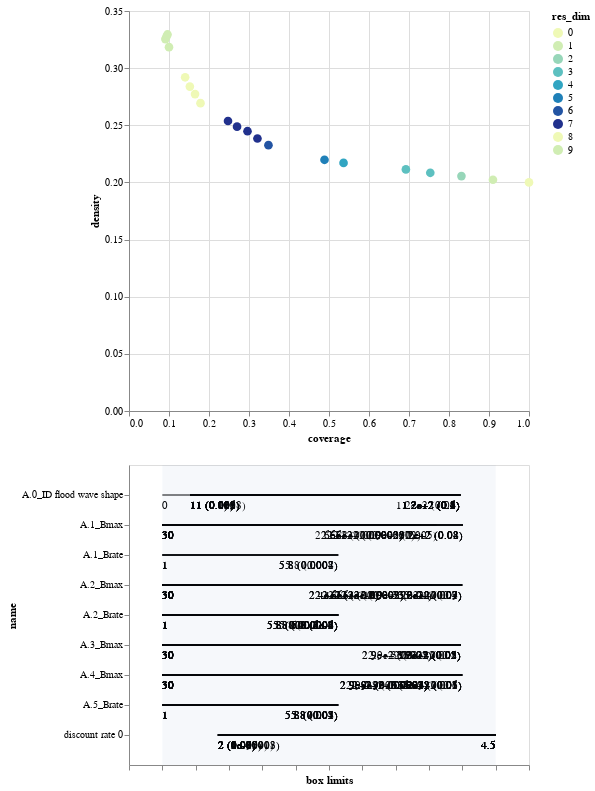

Source (notebook cell):
### Code cell
experiments_no_pfail = experiments.iloc[:,[0,1,2,4,5,7,8,10,11,13,14,16]]

from ema_workbench.analysis import prim
outcomes_interest = outcomes_df['END'] > np.percentile(outcomes_df['END'],80)
outcomes_interest

prim_alg = prim.Prim(experiments_no_pfail, outcomes_interest, threshold=0.3, peel_alpha=0.1)
box1 = prim_alg.find_box()
box1.inspect_tradeoff()

### Figure 1 — Vega-Lite specification as saved in the notebook (floating-point values rounded to 4 significant figures)
{"$schema": "https://vega.github.io/schema/vega-lite/v3.4.0.json", "config": {"mark": {"tooltip": null}, "view": {"height": 300, "width": 400}}, "datasets": {"data-2da73b71cb9e64b07f097d3338e3909c": [{"id": 1, "maximum": 349.8, "minimum": 30.16, "name": "A.4_Bmax", "qp_lower": -1, "qp_upper": 0.1385, "x1": 30.16, "x2": 317.8}, {"id": 2, "maximum": 349.8, "minimum": 30.16, "name": "A.2_Bmax", "qp_lower": -1, "qp_upper": 0.07468, "x1": 30.16, "x2": 317.8}, {"id": 2, "maximum": 349.8, "minimum": 30.16, "name": "A.4_Bmax", "qp_lower": -1, "qp_upper": 0.03103, "x1": 30.16, "x2": 317.8}, {"id": 3, "maximum": 132, "minimum": 0, "name": "A.0_ID flood wave shape", "qp_lower": -1, "qp_upper": 0.1149, "x1": 0, "x2": 118}, {"id": 3, "maximum": 349.8, "minimum": 30.16, "name": "A.2_Bmax", "qp_lower": -1, "qp_upper": 0.06986, "x1": 30.16, "x2": 317.8}, {"id": 3, "maximum": 349.8, "minimum": 30.16, "name": "A.4_Bmax", "qp_lower": -1, "qp_upper": 0.009888, "x1": 30.16, "x2": 317.8}, {"id": 4, "maximum": 132, "minimum": 0, "name": "A.0_ID flood wave shape", "qp_lower": 0.1185, "qp_upper": 0.08382, "x1": 11, "x2": 118}, {"id": 4, "maximum": 349.8, "minimum": 30.16, "name": "A.2_Bmax", "qp_lower": -1, "qp_upper": 0.04203, "x1": 30.16, "x2": 317.8}, {"id": 4, "maximum": 349.8, "minimum": 30.16, "name": "A.4_Bmax", "qp_lower": -1, "qp_upper": 0.00551, "x1": 30.16, "x2": 317.8}, {"id": 5, "maximum": 132, "minimum": 0, "name": "A.0_ID flood wave shape", "qp_lower": 0.1736, "qp_upper": 0.1519, "x1": 11, "x2": 118}, {"id": 5, "maximum": 349.8, "minimum": 30.16, "name": "A.2_Bmax", "qp_lower": -1, "qp_upper": 0.003167, "x1": 30.16, "x2": 317.8}, {"id": 5, "maximum": 349.8, "minimum": 30.16, "name": "A.4_Bmax", "qp_lower": -1, "qp_upper": 0.01261, "x1": 30.16, "x2": 317.8}, {"id": 5, "maximum": 4.5, "minimum": 1.5, "name": "discount rate 0", "qp_lower": 0.02597, "qp_upper": -1, "x1": 2, "x2": 4.5}, {"id": 6, "maximum": 132, "minimum": 0, "name": "A.0_ID flood wave shape", "qp_lower": 0.1326, "qp_upper": 0.4132, "x1": 11, "x2": 118}, {"id": 6, "maximum": 349.8, "minimum": 30.16, "name": "A.2_Bmax", "qp_lower": -1, "qp_upper": 0.007335, "x1": 30.16, "x2": 317.8}, {"id": 6, "maximum": 349.8, "minimum": 30.16, "name": "A.3_Bmax", "qp_lower": -1, "qp_upper": 0.1928, "x1": 30.16, "x2": 316.6}, {"id": 6, "maximum": 349.8, "minimum": 30.16, "name": "A.4_Bmax", "qp_lower": -1, "qp_upper": 0.01349, "x1": 30.16, "x2": 317.8}, {"id": 6, "maximum": 4.5, "minimum": 1.5, "name": "discount rate 0", "qp_lower": 0.0105, "qp_upper": -1, "x1": 2, "x2": 4.5}, {"id": 7, "maximum": 132, "minimum": 0, "name": "A.0_ID flood wave shape", "qp_lower": 0.03349, "qp_upper": 0.4148, "x1": 11, "x2": 118}, {"id": 7, "maximum": 349.8, "minimum": 30.16, "name": "A.2_Bmax", "qp_lower": -1, "qp_upper": 0.09204, "x1": 30.16, "x2": 317.8}, {"id": 7, "maximum": 10, "minimum": 1, "name": "A.2_Brate", "qp_lower": -1, "qp_upper": 0.0003956, "x1": 1, "x2": 5.75}, {"id": 7, "maximum": 349.8, "minimum": 30.16, "name": "A.3_Bmax", "qp_lower": -1, "qp_upper": 0.02453, "x1": 30.16, "x2": 316.6}, {"id": 7, "maximum": 349.8, "minimum": 30.16, "name": "A.4_Bmax", "qp_lower": -1, "qp_upper": 0.02961, "x1": 30.16, "x2": 317.8}, {"id": 7, "maximum": 4.5, "minimum": 1.5, "name": "discount rate 0", "qp_lower": 0.007259, "qp_upper": -1, "x1": 2, "x2": 4.5}, {"id": 8, "maximum": 132, "minimum": 0, "name": "A.0_ID flood wave shape", "qp_lower": 0.003374, "qp_upper": 0.2982, "x1": 11, "x2": 118}, {"id": 8, "maximum": 349.8, "minimum": 30.16, "name": "A.1_Bmax", "qp_lower": -1, "qp_upper": 0.07861, "x1": 30.16, "x2": 318.4}, {"id": 8, "maximum": 349.8, "minimum": 30.16, "name": "A.2_Bmax", "qp_lower": -1, "qp_upper": 0.1867, "x1": 30.16, "x2": 317.8}, {"id": 8, "maximum": 10, "minimum": 1, "name": "A.2_Brate", "qp_lower": -1, "qp_upper": 1.799e-05, "x1": 1, "x2": 5.75}, {"id": 8, "maximum": 349.8, "minimum": 30.16, "name": "A.3_Bmax", "qp_lower": -1, "qp_upper": 0.01475, "x1": 30.16, "x2": 316.6}, {"id": 8, "maximum": 349.8, "minimum": 30.16, "name": "A.4_Bmax", "qp_lower": -1, "qp_upper": 0.01383, "x1": 30.16, "x2": 317.8}, {"id": 8, "maximum": 4.5, "minimum": 1.5, "name": "discount rate 0", "qp_lower": 0.005447, "qp_upper": -1, "x1": 2, "x2": 4.5}, {"id": 9, "maximum": 132, "minimum": 0, "name": "A.0_ID flood wave shape", "qp_lower": 0.009999, "qp_upper": 0.1393, "x1": 11, "x2": 118}, {"id": 9, "maximum": 349.8, "minimum": 30.16, "name": "A.1_Bmax", "qp_lower": -1, "qp_upper": 0.01878, "x1": 30.16, "x2": 318.4}, {"id": 9, "maximum": 349.8, "minimum": 30.16, "name": "A.2_Bmax", "qp_lower": -1, "qp_upper": 0.01013, "x1": 30.16, "x2": 288.8}, {"id": 9, "maximum": 10, "minimum": 1, "name": "A.2_Brate", "qp_lower": -1, "qp_upper": 6.401e-06, "x1": 1, "x2": 5.75}, {"id": 9, "maximum": 349.8, "minimum": 30.16, "name": "A.3_Bmax", "qp_lower": -1, "qp_upper": 0.02105, "x1": 30.16, "x2": 316.6}, {"id": 9, "maximum": 349.8, "minimum": 30.16, "name": "A.4_Bmax", "qp_lower": -1, "qp_upper": 0.007177, "x1": 30.16, "x2": 317.8}, {"id": 9, "maximum": 4.5, "minimum": 1.5, "name": "discount rate 0", "qp_lower": 0.0004491, "qp_upper": -1, "x1": 2, "x2": 4.5}, {"id": 10, "maximum": 132, "minimum": 0, "name": "A.0_ID flood wave shape", "qp_lower": 0.007871, "qp_upper": 0.1276, "x1": 11, "x2": 118}, {"id": 10, "maximum": 349.8, "minimum": 30.16, "name": "A.1_Bmax", "qp_lower": -1, "qp_upper": 0.01733, "x1": 30.16, "x2": 318.4}, {"id": 10, "maximum": 349.8, "minimum": 30.16, "name": "A.2_Bmax", "qp_lower": -1, "qp_upper": 0.03775, "x1": 30.16, "x2": 288.8}, {"id": 10, "maximum": 10, "minimum": 1, "name": "A.2_Brate", "qp_lower": -1, "qp_upper": 1.544e-06, "x1": 1, "x2": 5.75}, {"id": 10, "maximum": 349.8, "minimum": 30.16, "name": "A.3_Bmax", "qp_lower": -1, "qp_upper": 0.03319, "x1": 30.16, "x2": 316.6}, {"id": 10, "maximum": 349.8, "minimum": 30.16, "name": "A.4_Bmax", "qp_lower": -1, "qp_upper": 0.0007405, "x1": 30.16, "x2": 285}, {"id": 10, "maximum": 4.5, "minimum": 1.5, "name": "discount rate 0", "qp_lower": 2.362e-07, "qp_upper": -1, "x1": 2, "x2": 4.5}, {"id": 11, "maximum": 132, "minimum": 0, "name": "A.0_ID flood wave shape", "qp_lower": 0.001658, "qp_upper": 0.2919, "x1": 11, "x2": 118}, {"id": 11, "maximum": 349.8, "minimum": 30.16, "name": "A.1_Bmax", "qp_lower": -1, "qp_upper": 0.03902, "x1": 30.16, "x2": 318.4}, {"id": 11, "maximum": 349.8, "minimum": 30.16, "name": "A.2_Bmax", "qp_lower": -1, "qp_upper": 0.00342, "x1": 30.16, "x2": 261.7}, {"id": 11, "maximum": 10, "minimum": 1, "name": "A.2_Brate", "qp_lower": -1, "qp_upper": 2.427e-07, "x1": 1, "x2": 5.75}, {"id": 11, "maximum": 349.8, "minimum": 30.16, "name": "A.3_Bmax", "qp_lower": -1, "qp_upper": 0.05079, "x1": 30.16, "x2": 316.6}, {"id": 11, "maximum": 349.8, "minimum": 30.16, "name": "A.4_Bmax", "qp_lower": -1, "qp_upper": 2.893e-05, "x1": 30.16, "x2": 285}, {"id": 11, "maximum": 4.5, "minimum": 1.5, "name": "discount rate 0", "qp_lower": 3.095e-06, "qp_upper": -1, "x1": 2, "x2": 4.5}, {"id": 12, "maximum": 132, "minimum": 0, "name": "A.0_ID flood wave shape", "qp_lower": 0.0008143, "qp_upper": 0.4003, "x1": 11, "x2": 118}, {"id": 12, "maximum": 349.8, "minimum": 30.16, "name": "A.1_Bmax", "qp_lower": -1, "qp_upper": 0.07967, "x1": 30.16, "x2": 318.4}, {"id": 12, "maximum": 349.8, "minimum": 30.16, "name": "A.2_Bmax", "qp_lower": -1, "qp_upper": 0.0007643, "x1": 30.16, "x2": 261.7}, {"id": 12, "maximum": 10, "minimum": 1, "name": "A.2_Brate", "qp_lower": -1, "qp_upper": 6.367e-08, "x1": 1, "x2": 5.75}, {"id": 12, "maximum": 349.8, "minimum": 30.16, "name": "A.3_Bmax", "qp_lower": -1, "qp_upper": 0.008494, "x1": 30.16, "x2": 316.6}, {"id": 12, "maximum": 349.8, "minimum": 30.16, "name": "A.4_Bmax", "qp_lower": -1, "qp_upper": 0.0002438, "x1": 30.16, "x2": 285}, {"id": 12, "maximum": 10, "minimum": 1, "name": "A.5_Brate", "qp_lower": -1, "qp_upper": 0.004978, "x1": 1, "x2": 5.75}, {"id": 12, "maximum": 4.5, "minimum": 1.5, "name": "discount rate 0", "qp_lower": 1.064e-05, "qp_upper": -1, "x1": 2, "x2": 4.5}, {"id": 13, "maximum": 132, "minimum": 0, "name": "A.0_ID flood wave shape", "qp_lower": 0.001074, "qp_upper": 0.3786, "x1": 11, "x2": 118}, {"id": 13, "maximum": 349.8, "minimum": 30.16, "name": "A.1_Bmax", "qp_lower": -1, "qp_upper": 0.005135, "x1": 30.16, "x2": 293.1}, {"id": 13, "maximum": 349.8, "minimum": 30.16, "name": "A.2_Bmax", "qp_lower": -1, "qp_upper": 1.536e-05, "x1": 30.16, "x2": 261.7}, {"id": 13, "maximum": 10, "minimum": 1, "name": "A.2_Brate", "qp_lower": -1, "qp_upper": 1.459e-07, "x1": 1, "x2": 5.75}, {"id": 13, "maximum": 349.8, "minimum": 30.16, "name": "A.3_Bmax", "qp_lower": -1, "qp_upper": 0.028, "x1": 30.16, "x2": 316.6}, {"id": 13, "maximum": 349.8, "minimum": 30.16, "name": "A.4_Bmax", "qp_lower": -1, "qp_upper": 0.0002946, "x1": 30.16, "x2": 285}, {"id": 13, "maximum": 10, "minimum": 1, "name": "A.5_Brate", "qp_lower": -1, "qp_upper": 0.001037, "x1": 1, "x2": 5.75}, {"id": 13, "maximum": 4.5, "minimum": 1.5, "name": "discount rate 0", "qp_lower": 8.084e-06, "qp_upper": -1, "x1": 2, "x2": 4.5}, {"id": 14, "maximum": 132, "minimum": 0, "name": "A.0_ID flood wave shape", "qp_lower": 0.00485, "qp_upper": 0.4436, "x1": 11, "x2": 118}, {"id": 14, "maximum": 349.8, "minimum": 30.16, "name": "A.1_Bmax", "qp_lower": -1, "qp_upper": 0.0003351, "x1": 30.16, "x2": 261.2}, {"id": 14, "maximum": 349.8, "minimum": 30.16, "name": "A.2_Bmax", "qp_lower": -1, "qp_upper": 2.518e-05, "x1": 30.16, "x2": 261.7}, {"id": 14, "maximum": 10, "minimum": 1, "name": "A.2_Brate", "qp_lower": -1, "qp_upper": 4.193e-08, "x1": 1, "x2": 5.75}, {"id": 14, "maximum": 349.8, "minimum": 30.16, "name": "A.3_Bmax", "qp_lower": -1, "qp_upper": 0.04508, "x1": 30.16, "x2": 316.6}, {"id": 14, "maximum": 349.8, "minimum": 30.16, "name": "A.4_Bmax", "qp_lower": -1, "qp_upper": 9.405e-06, "x1": 30.16, "x2": 285}, {"id": 14, "maximum": 10, "minimum": 1, "name": "A.5_Brate", "qp_lower": -1, "qp_upper": 0.02947, "x1": 1, "x2": 5.75}, {"id": 14, "maximum": 4.5, "minimum": 1.5, "name": "discount rate 0", "qp_lower": 4.337e-07, "qp_upper": -1, "x1": 2, "x2": 4.5}, {"id": 15, "maximum": 132, "minimum": 0, "name": "A.0_ID flood wave shape", "qp_lower": 0.004753, "qp_upper": 0.6047, "x1": 11, "x2": 118}, {"id": 15, "maximum": 349.8, "minimum": 30.16, "name": "A.1_Bmax", "qp_lower": -1, "qp_upper": 2.936e-05, "x1": 30.16, "x2": 261.2}, {"id": 15, "maximum": 349.8, "minimum": 30.16, "name": "A.2_Bmax", "qp_lower": -1, "qp_upper": 3.488e-07, "x1": 30.16, "x2": 238.1}, {"id": 15, "maximum": 10, "minimum": 1, "name": "A.2_Brate", "qp_lower": -1, "qp_upper": 5.843e-08, "x1": 1, "x2": 5.75}, {"id": 15, "maximum": 349.8, "minimum": 30.16, "name": "A.3_Bmax", "qp_lower": -1, "qp_upper": 0.01875, "x1": 30.16, "x2": 316.6}, {"id": 15, "maximum": 349.8, "minimum": 30.16, "name": "A.4_Bmax", "qp_lower": -1, "qp_upper": 3.495e-06, "x1": 30.16, "x2": 285}, {"id": 15, "maximum": 10, "minimum": 1, "name": "A.5_Brate", "qp_lower": -1, "qp_upper": 0.01521, "x1": 1, "x2": 5.75}, {"id": 15, "maximum": 4.5, "minimum": 1.5, "name": "discount rate 0", "qp_lower": 1.271e-07, "qp_upper": -1, "x1": 2, "x2": 4.5}, {"id": 16, "maximum": 132, "minimum": 0, "name": "A.0_ID flood wave shape", "qp_lower": 0.01466, "qp_upper": 0.4567, "x1": 11, "x2": 118}, {"id": 16, "maximum": 349.8, "minimum": 30.16, "name": "A.1_Bmax", "qp_lower": -1, "qp_upper": 2.385e-06, "x1": 30.16, "x2": 261.2}, {"id": 16, "maximum": 10, "minimum": 1, "name": "A.1_Brate", "qp_lower": -1, "qp_upper": 0.002102, "x1": 1, "x2": 5.75}, {"id": 16, "maximum": 349.8, "minimum": 30.16, "name": "A.2_Bmax", "qp_lower": -1, "qp_upper": 1.592e-08, "x1": 30.16, "x2": 238.1}, {"id": 16, "maximum": 10, "minimum": 1, "name": "A.2_Brate", "qp_lower": -1, "qp_upper": 2.988e-06, "x1": 1, "x2": 5.75}, {"id": 16, "maximum": 349.8, "minimum": 30.16, "name": "A.3_Bmax", "qp_lower": -1, "qp_upper": 0.04598, "x1": 30.16, "x2": 316.6}, {"id": 16, "maximum": 349.8, "minimum": 30.16, "name": "A.4_Bmax", "qp_lower": -1, "qp_upper": 5.914e-07, "x1": 30.16, "x2": 285}, {"id": 16, "maximum": 10, "minimum": 1, "name": "A.5_Brate", "qp_lower": -1, "qp_upper": 0.07162, "x1": 1, "x2": 5.75}, {"id": 16, "maximum": 4.5, "minimum": 1.5, "name": "discount rate 0", "qp_lower": 5.268e-09, "qp_upper": -1, "x1": 2, "x2": 4.5}, {"id": 17, "maximum": 132, "minimum": 0, "name": "A.0_ID flood wave shape", "qp_lower": 0.02637, "qp_upper": 0.4936, "x1": 11, "x2": 118}, {"id": 17, "maximum": 349.8, "minimum": 30.16, "name": "A.1_Bmax", "qp_lower": -1, "qp_upper": 2.502e-05, "x1": 30.16, "x2": 261.2}, {"id": 17, "maximum": 10, "minimum": 1, "name": "A.1_Brate", "qp_lower": -1, "qp_upper": 0.0007773, "x1": 1, "x2": 5.75}, {"id": 17, "maximum": 349.8, "minimum": 30.16, "name": "A.2_Bmax", "qp_lower": -1, "qp_upper": 3.927e-10, "x1": 30.16, "x2": 238.1}, {"id": 17, "maximum": 10, "minimum": 1, "name": "A.2_Brate", "qp_lower": -1, "qp_upper": 5.541e-05, "x1": 1, "x2": 5.75}, {"id": 17, "maximum": 349.8, "minimum": 30.16, "name": "A.3_Bmax", "qp_lower": -1, "qp_upper": 0.01046, "x1": 30.16, "x2": 289.1}, {"id": 17, "maximum": 349.8, "minimum": 30.16, "name": "A.4_Bmax", "qp_lower": -1, "qp_upper": 4.487e-07, "x1": 30.16, "x2": 285}, {"id": 17, "maximum": 10, "minimum": 1, "name": "A.5_Brate", "qp_lower": -1, "qp_upper": 0.03154, "x1": 1, "x2": 5.75}, {"id": 17, "maximum": 4.5, "minimum": 1.5, "name": "discount rate 0", "qp_lower": 1.555e-08, "qp_upper": -1, "x1": 2, "x2": 4.5}, {"id": 18, "maximum": 132, "minimum": 0, "name": "A.0_ID flood wave shape", "qp_lower": 0.008616, "qp_upper": 0.4739, "x1": 11, "x2": 118}, {"id": 18, "maximum": 349.8, "minimum": 30.16, "name": "A.1_Bmax", "qp_lower": -1, "qp_upper": 7.397e-06, "x1": 30.16, "x2": 272.8}, {"id": 18, "maximum": 10, "minimum": 1, "name": "A.1_Brate", "qp_lower": -1, "qp_upper": 0.0007006, "x1": 1, "x2": 5.75}, {"id": 18, "maximum": 349.8, "minimum": 30.16, "name": "A.2_Bmax", "qp_lower": -1, "qp_upper": 3.005e-10, "x1": 30.16, "x2": 238.1}, {"id": 18, "maximum": 10, "minimum": 1, "name": "A.2_Brate", "qp_lower": -1, "qp_upper": 2.562e-05, "x1": 1, "x2": 5.75}, {"id": 18, "maximum": 349.8, "minimum": 30.16, "name": "A.3_Bmax", "qp_lower": -1, "qp_upper": 0.003362, "x1": 30.16, "x2": 289.1}, {"id": 18, "maximum": 349.8, "minimum": 30.16, "name": "A.4_Bmax", "qp_lower": -1, "qp_upper": 1.434e-06, "x1": 30.16, "x2": 285}, {"id": 18, "maximum": 10, "minimum": 1, "name": "A.5_Brate", "qp_lower": -1, "qp_upper": 0.003717, "x1": 1, "x2": 5.75}, {"id": 18, "maximum": 4.5, "minimum": 1.5, "name": "discount rate 0", "qp_lower": 8.427e-08, "qp_upper": -1, "x1": 2, "x2": 4.5}, {"id": 19, "maximum": 132, "minimum": 0, "name": "A.0_ID flood wave shape", "qp_lower": 0.006121, "qp_upper": 0.4612, "x1": 11, "x2": 118}, {"id": 19, "maximum": 349.8, "minimum": 30.16, "name": "A.1_Bmax", "qp_lower": -1, "qp_upper": 2.465e-06, "x1": 30.16, "x2": 278.4}, {"id": 19, "maximum": 10, "minimum": 1, "name": "A.1_Brate", "qp_lower": -1, "qp_upper": 0.0003554, "x1": 1, "x2": 5.75}, {"id": 19, "maximum": 349.8, "minimum": 30.16, "name": "A.2_Bmax", "qp_lower": -1, "qp_upper": 2.237e-10, "x1": 30.16, "x2": 238.1}, {"id": 19, "maximum": 10, "minimum": 1, "name": "A.2_Brate", "qp_lower": -1, "qp_upper": 3.099e-06, "x1": 1, "x2": 5.75}, {"id": 19, "maximum": 349.8, "minimum": 30.16, "name": "A.3_Bmax", "qp_lower": -1, "qp_upper": 0.001789, "x1": 30.16, "x2": 289.1}, {"id": 19, "maximum": 349.8, "minimum": 30.16, "name": "A.4_Bmax", "qp_lower": -1, "qp_upper": 1.234e-06, "x1": 30.16, "x2": 285}, {"id": 19, "maximum": 10, "minimum": 1, "name": "A.5_Brate", "qp_lower": -1, "qp_upper": 0.002053, "x1": 1, "x2": 5.75}, {"id": 19, "maximum": 4.5, "minimum": 1.5, "name": "discount rate 0", "qp_lower": 1.295e-08, "qp_upper": -1, "x1": 2, "x2": 4.5}], "data-bb8d07f6df3d47a6a475317795287b23": [{"end": 1, "start": 0}], "data-d751713988987e9331980363e24189ce": [], "data-f9a04e2d87339ceb354b0016eac57417": [{"coverage": 1, "density": 0.2, "id": 0, "mass": 1, "mean": 0.2, "res_dim": 0}, {"coverage": 0.9099, "density": 0.2023, "id": 1, "mass": 0.8995, "mean": 0.2023, "res_dim": 1}, {"coverage": 0.8311, "density": 0.2055, "id": 2, "mass": 0.8087, "mean": 0.2055, "res_dim": 2}, {"coverage": 0.7532, "density": 0.2084, "id": 3, "mass": 0.7228, "mean": 0.2084, "res_dim": 3}, {"coverage": 0.6923, "density": 0.2114, "id": 4, "mass": 0.6549, "mean": 0.2114, "res_dim": 3}, {"coverage": 0.5364, "density": 0.2171, "id": 5, "mass": 0.4941, "mean": 0.2171, "res_dim": 4}, {"coverage": 0.4888, "density": 0.2198, "id": 6, "mass": 0.4447, "mean": 0.2198, "res_dim": 5}, {"coverage": 0.3486, "density": 0.2326, "id": 7, "mass": 0.2998, "mean": 0.2326, "res_dim": 6}, {"coverage": 0.3211, "density": 0.2384, "id": 8, "mass": 0.2694, "mean": 0.2384, "res_dim": 7}, {"coverage": 0.2963, "density": 0.2448, "id": 9, "mass": 0.242, "mean": 0.2448, "res_dim": 7}, {"coverage": 0.2701, "density": 0.2488, "id": 10, "mass": 0.2172, "mean": 0.2488, "res_dim": 7}, {"coverage": 0.2475, "density": 0.2538, "id": 11, "mass": 0.1951, "mean": 0.2538, "res_dim": 7}, {"coverage": 0.1787, "density": 0.2694, "id": 12, "mass": 0.1327, "mean": 0.2694, "res_dim": 8}, {"coverage": 0.1651, "density": 0.2773, "id": 13, "mass": 0.1191, "mean": 0.2773, "res_dim": 8}, {"coverage": 0.1521, "density": 0.2839, "id": 14, "mass": 0.1072, "mean": 0.2839, "res_dim": 8}, {"coverage": 0.1404, "density": 0.292, "id": 15, "mass": 0.09615, "mean": 0.292, "res_dim": 8}, {"coverage": 0.1, "density": 0.3183, "id": 16, "mass": 0.06283, "mean": 0.3183, "res_dim": 9}, {"coverage": 0.091, "density": 0.3254, "id": 17, "mass": 0.05593, "mean": 0.3254, "res_dim": 9}, {"coverage": 0.09375, "density": 0.3277, "id": 18, "mass": 0.05722, "mean": 0.3277, "res_dim": 9}, {"coverage": 0.09625, "density": 0.3295, "id": 19, "mass": 0.05842, "mean": 0.3295, "res_dim": 9}]}, "vconcat": [{"data": {"name": "data-f9a04e2d87339ceb354b0016eac57417"}, "encoding": {"color": {"field": "res_dim", "scale": {"range": ["#eff9b6", "#d0edb3", "#97d6b9", "#5dc0c0", "#31a5c2", "#1f80b8", "#2354a3", "#21318d"]}, "type": "ordinal"}, "opacity": {"condition": {"selection": "selector005", "value": 1}, "value": 0.4}, "tooltip": [{"field": "id", "type": "ordinal"}, {"field": "coverage", "format": ".2", "type": "quantitative"}, {"field": "density", "format": ".2", "type": "quantitative"}, {"field": "res_dim", "type": "ordinal"}], "x": {"field": "coverage", "type": "quantitative"}, "y": {"field": "density", "type": "quantitative"}}, "height": 400, "mark": {"size": 75, "type": "circle"}, "selection": {"selector005": {"fields": ["id"], "type": "single"}}, "width": 400}, {"layer": [{"data": {"name": "data-2da73b71cb9e64b07f097d3338e3909c"}, "encoding": {"x": {"axis": {"grid": false, "labels": false, "title": "box limits"}, "field": "x_lower", "scale": {"domain": [0, 1], "padding": 0.1}, "type": "quantitative"}, "x2": {"field": "x_upper"}, "y": {"field": "name", "scale": {"padding": 1}, "type": "nominal"}}, "mark": "rule", "transform": [{"as": "x_lower", "calculate": "(datum.x1-datum.minimum)/(datum.maximum-datum.minimum)"}, {"as": "x_upper", "calculate": "(datum.x2-datum.minimum)/(datum.maximum-datum.minimum)"}, {"filter": {"selection": "selector005"}}], "width": 400}, {"data": {"name": "data-2da73b71cb9e64b07f097d3338e3909c"}, "encoding": {"text": {"field": "text", "type": "ordinal"}, "x": {"axis": {"grid": false, "labels": false, "title": "box limits"}, "field": "x_lower", "scale": {"domain": [0, 1], "padding": 0.1}, "type": "quantitative"}, "x2": {"field": "x_upper"}, "y": {"field": "name", "scale": {"padding": 1}, "type": "nominal"}}, "mark": {"align": "left", "baseline": "top", "dy": 5, "type": "text"}, "transform": [{"as": "x_lower", "calculate": "(datum.x1-datum.minimum)/(datum.maximum-datum.minimum)"}, {"as": "x_upper", "calculate": "(datum.x2-datum.minimum)/(datum.maximum-datum.minimum)"}, {"filter": {"selection": "selector005"}}, {"as": "text", "calculate": "datum.qp_lower>0?format(datum.x1, \".2\")+\" (\"+format(datum.qp_lower, \".1~g\")+\")\" :format(datum.x1, \".2\")"}], "width": 400}, {"data": {"name": "data-2da73b71cb9e64b07f097d3338e3909c"}, "encoding": {"text": {"field": "text", "type": "ordinal"}, "x": {"field": "x_upper", "type": "quantitative"}, "x2": {"field": "x_upper"}, "y": {"field": "name", "scale": {"padding": 1}, "type": "nominal"}}, "mark": {"align": "right", "baseline": "top", "dy": 5, "type": "text"}, "transform": [{"as": "x_lower", "calculate": "(datum.x1-datum.minimum)/(datum.maximum-datum.minimum)"}, {"as": "x_upper", "calculate": "(datum.x2-datum.minimum)/(datum.maximum-datum.minimum)"}, {"filter": {"selection": "selector005"}}, {"as": "text", "calculate": "datum.qp_upper>0?format(datum.x2, \".2\")+\" (\"+format(datum.qp_upper, \".1\")+\")\" :format(datum.x2, \".2\")"}], "width": 400}, {"data": {"name": "data-bb8d07f6df3d47a6a475317795287b23"}, "encoding": {"x": {"field": "start", "type": "quantitative"}, "x2": {"field": "end"}}, "mark": {"opacity": 0.05, "type": "rect"}}, {"data": {"name": "data-d751713988987e9331980363e24189ce"}, "encoding": {"x": {"field": "x", "type": "quantitative"}, "y": {"field": "name", "type": "nominal"}}, "mark": "point", "transform": [{"filter": {"selection": "selector005"}}], "width": 400}, {"data": {"name": "data-d751713988987e9331980363e24189ce"}, "encoding": {"text": {"field": "item", "type": "nominal"}, "x": {"field": "x", "type": "quantitative"}, "y": {"field": "name", "type": "nominal"}}, "mark": {"align": "center", "baseline": "top", "dy": 5, "type": "text"}, "transform": [{"filter": {"selection": "selector005"}}], "width": 400}]}]}
